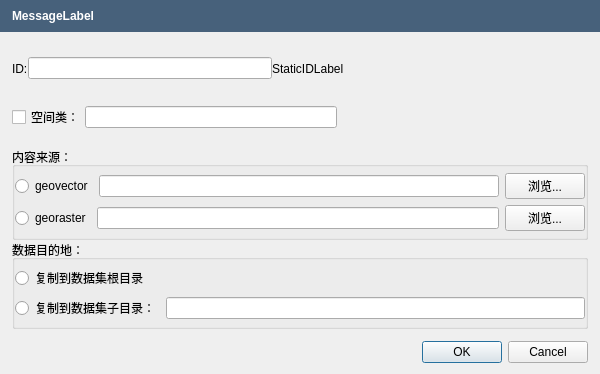
<?xml version="1.0" encoding="UTF-8"?>
<ui version="4.0">
 <class>EditDatastoreItemDialog</class>
 <widget class="QDialog" name="EditDatastoreItemDialog">
  <property name="geometry">
   <rect>
    <x>0</x>
    <y>0</y>
    <width>600</width>
    <height>374</height>
   </rect>
  </property>
  <property name="sizePolicy">
   <sizepolicy hsizetype="Minimum" vsizetype="MinimumExpanding">
    <horstretch>0</horstretch>
    <verstretch>0</verstretch>
   </sizepolicy>
  </property>
  <property name="minimumSize">
   <size>
    <width>350</width>
    <height>0</height>
   </size>
  </property>
  <property name="windowTitle">
   <string notr="true"/>
  </property>
  <property name="modal">
   <bool>true</bool>
  </property>
  <layout class="QVBoxLayout" name="verticalLayout_3" stretch="0,1,0,0">
   <property name="leftMargin">
    <number>0</number>
   </property>
   <property name="topMargin">
    <number>0</number>
   </property>
   <property name="rightMargin">
    <number>0</number>
   </property>
   <item>
    <widget class="QFrame" name="MessageFrame">
     <property name="sizePolicy">
      <sizepolicy hsizetype="Preferred" vsizetype="Maximum">
       <horstretch>0</horstretch>
       <verstretch>0</verstretch>
      </sizepolicy>
     </property>
     <property name="styleSheet">
      <string notr="true">background-color: rgb(71,97,123);</string>
     </property>
     <property name="frameShape">
      <enum>QFrame::NoFrame</enum>
     </property>
     <property name="frameShadow">
      <enum>QFrame::Plain</enum>
     </property>
     <property name="lineWidth">
      <number>0</number>
     </property>
     <layout class="QHBoxLayout" name="horizontalLayout_3" stretch="0">
      <property name="spacing">
       <number>5</number>
      </property>
      <property name="leftMargin">
       <number>12</number>
      </property>
      <item>
       <layout class="QHBoxLayout" name="horizontalLayout_2">
        <item>
         <widget class="QLabel" name="MessageLabel">
          <property name="styleSheet">
           <string notr="true">color: rgb(255, 255, 255);
font : bold;
</string>
          </property>
          <property name="text">
           <string notr="true">MessageLabel</string>
          </property>
         </widget>
        </item>
       </layout>
      </item>
     </layout>
    </widget>
   </item>
   <item>
    <layout class="QVBoxLayout" name="verticalLayout">
     <property name="spacing">
      <number>0</number>
     </property>
     <property name="leftMargin">
      <number>12</number>
     </property>
     <property name="rightMargin">
      <number>12</number>
     </property>
     <item>
      <layout class="QHBoxLayout" name="horizontalLayout">
       <property name="leftMargin">
        <number>0</number>
       </property>
       <property name="topMargin">
        <number>6</number>
       </property>
       <property name="rightMargin">
        <number>0</number>
       </property>
       <property name="bottomMargin">
        <number>6</number>
       </property>
       <item>
        <widget class="QLabel" name="label">
         <property name="text">
          <string notr="true">ID:</string>
         </property>
        </widget>
       </item>
       <item>
        <widget class="QLineEdit" name="IDEdit">
         <property name="text">
          <string notr="true"/>
         </property>
        </widget>
       </item>
       <item>
        <widget class="QLabel" name="StaticIDLabel">
         <property name="text">
          <string notr="true">StaticIDLabel</string>
         </property>
        </widget>
       </item>
       <item>
        <spacer name="horizontalSpacer">
         <property name="orientation">
          <enum>Qt::Horizontal</enum>
         </property>
         <property name="sizeHint" stdset="0">
          <size>
           <width>40</width>
           <height>20</height>
          </size>
         </property>
        </spacer>
       </item>
      </layout>
     </item>
     <item>
      <layout class="QHBoxLayout" name="horizontalLayout_5">
       <property name="leftMargin">
        <number>0</number>
       </property>
       <property name="topMargin">
        <number>6</number>
       </property>
       <property name="rightMargin">
        <number>0</number>
       </property>
       <property name="bottomMargin">
        <number>6</number>
       </property>
       <item>
        <widget class="QCheckBox" name="UnitsClassCheckBox">
         <property name="text">
          <string>空间类：</string>
         </property>
        </widget>
       </item>
       <item>
        <widget class="QLineEdit" name="UnitsClassEdit"/>
       </item>
       <item>
        <spacer name="horizontalSpacer_2">
         <property name="orientation">
          <enum>Qt::Horizontal</enum>
         </property>
         <property name="sizeHint" stdset="0">
          <size>
           <width>40</width>
           <height>20</height>
          </size>
         </property>
        </spacer>
       </item>
      </layout>
     </item>
     <item>
      <spacer name="verticalSpacer">
       <property name="orientation">
        <enum>Qt::Vertical</enum>
       </property>
       <property name="sizeType">
        <enum>QSizePolicy::Fixed</enum>
       </property>
       <property name="sizeHint" stdset="0">
        <size>
         <width>20</width>
         <height>12</height>
        </size>
       </property>
      </spacer>
     </item>
     <item>
      <widget class="QGroupBox" name="DataSourceGroupBox">
       <property name="title">
        <string>内容来源：</string>
       </property>
       <layout class="QVBoxLayout" name="verticalLayout_2">
        <property name="leftMargin">
         <number>0</number>
        </property>
        <property name="topMargin">
         <number>6</number>
        </property>
        <property name="rightMargin">
         <number>0</number>
        </property>
        <property name="bottomMargin">
         <number>6</number>
        </property>
        <item>
         <layout class="QHBoxLayout" name="horizontalLayout_6">
          <item>
           <widget class="QRadioButton" name="GeovectorRadioButton">
            <property name="text">
             <string>geovector</string>
            </property>
           </widget>
          </item>
          <item>
           <widget class="QLineEdit" name="GeovectorEdit">
            <property name="inputMask">
             <string notr="true"/>
            </property>
            <property name="readOnly">
             <bool>true</bool>
            </property>
           </widget>
          </item>
          <item>
           <widget class="QPushButton" name="GeovectorBrowseButton">
            <property name="text">
             <string>浏览...</string>
            </property>
           </widget>
          </item>
         </layout>
        </item>
        <item>
         <layout class="QHBoxLayout" name="horizontalLayout_7">
          <item>
           <widget class="QRadioButton" name="GeorasterRadioButton">
            <property name="text">
             <string>georaster</string>
            </property>
           </widget>
          </item>
          <item>
           <widget class="QLineEdit" name="GeorasterEdit">
            <property name="inputMask">
             <string notr="true"/>
            </property>
            <property name="readOnly">
             <bool>true</bool>
            </property>
           </widget>
          </item>
          <item>
           <widget class="QPushButton" name="GeorasterBrowseButton">
            <property name="text">
             <string>浏览...</string>
            </property>
           </widget>
          </item>
         </layout>
        </item>
       </layout>
      </widget>
     </item>
     <item>
      <widget class="QGroupBox" name="DataDestGroupBox">
       <property name="title">
        <string>数据目的地：</string>
       </property>
       <layout class="QVBoxLayout" name="verticalLayout_4">
        <property name="leftMargin">
         <number>0</number>
        </property>
        <property name="topMargin">
         <number>6</number>
        </property>
        <property name="rightMargin">
         <number>0</number>
        </property>
        <property name="bottomMargin">
         <number>6</number>
        </property>
        <item>
         <layout class="QHBoxLayout" name="horizontalLayout_8">
          <item>
           <widget class="QRadioButton" name="CopyRadioButton">
            <property name="text">
             <string>复制到数据集根目录</string>
            </property>
           </widget>
          </item>
         </layout>
        </item>
        <item>
         <layout class="QHBoxLayout" name="horizontalLayout_9">
          <item>
           <widget class="QRadioButton" name="CopySubdirRadioButton">
            <property name="text">
             <string>复制到数据集子目录：</string>
            </property>
           </widget>
          </item>
          <item>
           <widget class="QLineEdit" name="CopySubdirEdit"/>
          </item>
         </layout>
        </item>
       </layout>
      </widget>
     </item>
    </layout>
   </item>
   <item>
    <spacer name="verticalSpacer_2">
     <property name="orientation">
      <enum>Qt::Vertical</enum>
     </property>
     <property name="sizeType">
      <enum>QSizePolicy::Expanding</enum>
     </property>
     <property name="sizeHint" stdset="0">
      <size>
       <width>20</width>
       <height>6</height>
      </size>
     </property>
    </spacer>
   </item>
   <item>
    <layout class="QHBoxLayout" name="horizontalLayout_4">
     <property name="leftMargin">
      <number>12</number>
     </property>
     <property name="rightMargin">
      <number>12</number>
     </property>
     <item>
      <widget class="QDialogButtonBox" name="ButtonBox">
       <property name="standardButtons">
        <set>QDialogButtonBox::Cancel|QDialogButtonBox::Ok</set>
       </property>
      </widget>
     </item>
    </layout>
   </item>
  </layout>
 </widget>
 <resources/>
 <connections/>
</ui>
